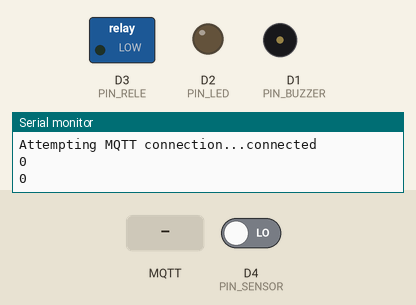
This sketch was run on a simulated ESP8266 (NodeMCU). Parts: switched loads named in the sketch (green lamp = pin HIGH), output pins drawn as LEDs (lit = HIGH), buzzer (waves = sounding, pin HIGH), the last lines printed to the serial monitor. The inputs (shaded band) are chosen by the test bench; at power-on: D4 (PIN_SENSOR) LOW. WiFi joins after 1.5 s; servers stay silent unless stated; random numbers use the default seed unless the sketch sets one; no MQTT or app messages arrive unless stated.

Above: at 2.7 s.
2.8 s: MQTT message "1" arrives on the first subscribed topic
At 3.8 s:
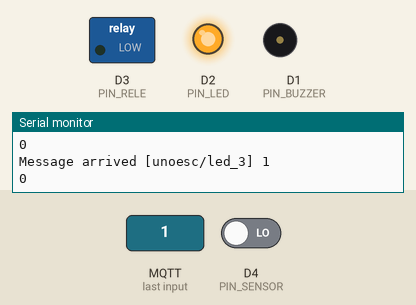
4.3 s: MQTT message "1" arrives on the second subscribed topic
At 5.0 s:
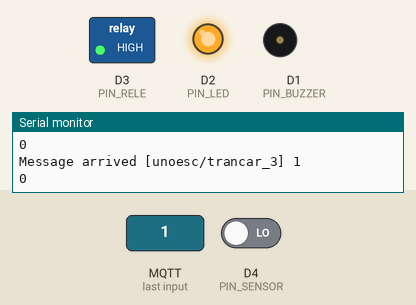
5.8 s: MQTT message "on" arrives on the first subscribed topic
At 6.1 s:
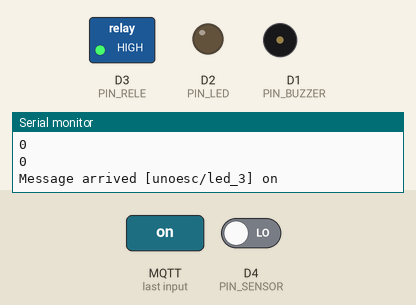
7.3 s: MQTT message "1" arrives on the third subscribed topic
At 7.45 s:
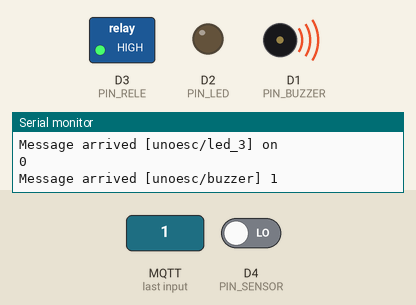
9.1 s: MQTT message "0" arrives on the second subscribed topic
At 9.8 s:
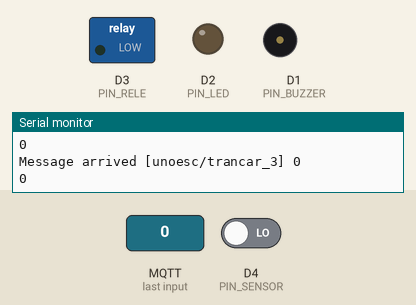
10.6 s: MQTT message "1" arrives on the third subscribed topic
At 11.0 s:
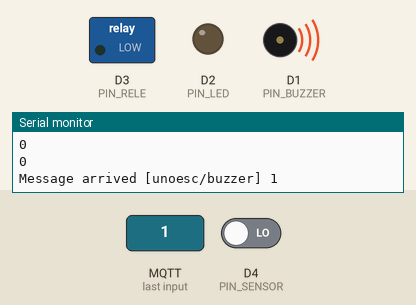
Timing chart, 0 to 13.6 s (numbered marks = the images above; inputs shaded):
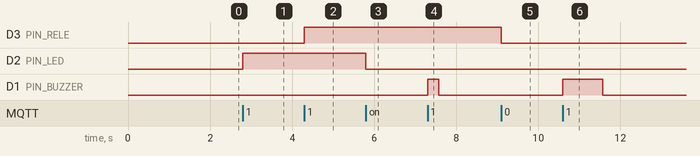

The sketch:

Alarme_residencial_MQTT.ino
```cpp
//Programa : sensor RESIDÊNCIAL MQTT
//Autor : Eduardo Ferrarezi e Willian Agostini

#include <ESP8266WiFi.h>
#include <PubSubClient.h>

const char* ssid = "Unoesc";
const char* password = "";

//const char* ssid = "Btelway_Marines";
//const char* password = "agostini";

//const char* ssid = "Net Virtua 577";
//const char* password = "1000160930";

const char* mqtt_server = "test.mosquitto.org";

WiFiClient espClient;
PubSubClient client(espClient);
long lastMsg = 0;

bool alarme_ativado = false;

#define PIN_BUZZER D1 //definição do pino de entrada do Buzzer
#define PIN_LED D2 //definição do pino de entrada do LED
#define PIN_RELE D3 //definição do pino de entrada do Relé
#define PIN_SENSOR D4 //definição do pino de saída do sensor PIR HC (Sensor de presença)
#define NODEMCU 3

#if NODEMCU == 1
const char* topico_led = "unoesc/led_1";
const char* topico_sensor = "unoesc/sensor_1";
const char* topico_trancar = "unoesc/trancar_1";

#elif NODEMCU == 2
const char* topico_led = "unoesc/led_2";
const char* topico_sensor = "unoesc/sensor_2";
const char* topico_trancar = "unoesc/trancar_2";

#elif NODEMCU == 3 //apenas buzzer
const char* topico_led = "unoesc/led_3";
const char* topico_sensor = "unoesc/sensor_3";
const char* topico_trancar = "unoesc/trancar_3";

#endif

const char* topico_buzzer = "unoesc/buzzer";
const char* topico_ativar_alarme = "unoesc/ativar_alarme";


void setup() {
  //Definir os pinos como entrada ou saída de dados
  pinMode(PIN_SENSOR, INPUT);
  pinMode(PIN_BUZZER, OUTPUT);
  pinMode(PIN_LED, OUTPUT);
  pinMode(PIN_RELE, OUTPUT);

  Serial.begin(115200);
  setup_wifi();
  client.setServer(mqtt_server, 1883);
  client.setCallback(callback);
}

void loop() {
  if (!client.connected())
    reconnect();

  client.loop();
  leMeuSensorPresenca();
}

void leMeuSensorPresenca() {
  long now = millis();
  if (millis() - lastMsg > 1000) {
    lastMsg = now;
    char msg[10];
    int dado = digitalRead(PIN_SENSOR); //Le o valor do sensor de presença
    snprintf (msg, 10, "%ld", dado);
    //Serial.print("PIR ");
    Serial.println(dado);
    client.publish(topico_sensor, msg);

    if ((alarme_ativado) && (dado == HIGH)){
      client.publish(topico_buzzer, msg);
      digitalWrite(D1, HIGH);
    }
    if((!alarme_ativado) && (!dado == HIGH)){
      digitalWrite(D1, LOW);
    }
  }
}

void callback(char* topic, byte* payload, unsigned int length) {
  Serial.print("Message arrived [");
  Serial.print(topic);
  Serial.print("] ");
  for (int i = 0; i < length; i++) {
    Serial.print((char)payload[i]);
  }
  Serial.println();

  if (String(topic) == String(topico_led))
    acaoLed((char)payload[0]);

  if (String(topic) == String(topico_buzzer))
    acaoBuzzer((char)payload[0]);

  if (String(topic) == String(topico_ativar_alarme))
    acaoAtivarAlarme((char)payload[0]);

  if (String(topic) == String(topico_trancar))
    acaoTrancar((char)payload[0]);

}

void reconectarNosTopicos() {
  //client.subscribe("unoesc/#");
  client.subscribe(topico_led);
  client.subscribe(topico_trancar);
  client.subscribe(topico_buzzer);
  client.subscribe(topico_ativar_alarme);
}

void acaoLed(char payload) {
  digitalWrite(PIN_LED, (payload == 1 || payload == '1') );
}

void acaoBuzzer(char payload) {
  digitalWrite(PIN_BUZZER, (payload == 1 || payload == '1') );
}

void acaoAtivarAlarme (char payload) {
  alarme_ativado = (payload == 1 || payload == '1');
  client.publish(topico_buzzer, "0");

  if (alarme_ativado)
    client.publish(topico_trancar, "1");
}

void acaoTrancar(char payload) {
  digitalWrite(PIN_RELE, (payload == 1 || payload == '1') );
}

void setup_wifi() {

  delay(10);
  Serial.println();
  Serial.print("Connecting to ");
  Serial.println(ssid);

  WiFi.begin(ssid, password);

  while (WiFi.status() != WL_CONNECTED) {
    delay(500);
    Serial.print(".");
  }

  randomSeed(micros());

  Serial.println("");
  Serial.println("WiFi connected");
  Serial.println("IP address: ");
  Serial.println(WiFi.localIP());
}

void reconnect() {
  while (!client.connected()) {
    Serial.print("Attempting MQTT connection...");
    String clientId = "ESP8266Client-";
    clientId += String(random(0xffff), HEX);
    if (client.connect(clientId.c_str())) {
      Serial.println("connected");
      reconectarNosTopicos();
    } else {
      Serial.print("failed, rc=");
      Serial.print(client.state());
      Serial.println(" try again in 5 seconds");
      delay(5000);
    }
  }
}
```

Measured:
- after the input at 2.8 s, D2 (PIN_LED): LOW → HIGH at once
- after the input at 4.3 s, D3 (PIN_RELE): LOW → HIGH at once
- after the input at 5.8 s, D2 (PIN_LED): HIGH → LOW at once
- after the input at 7.3 s, D1 (PIN_BUZZER): LOW → HIGH at once, → LOW 0.27 s later
- after the input at 9.1 s, D3 (PIN_RELE): HIGH → LOW at once
- after the input at 10.6 s, D1 (PIN_BUZZER): LOW → HIGH at once, → LOW 0.98 s later
